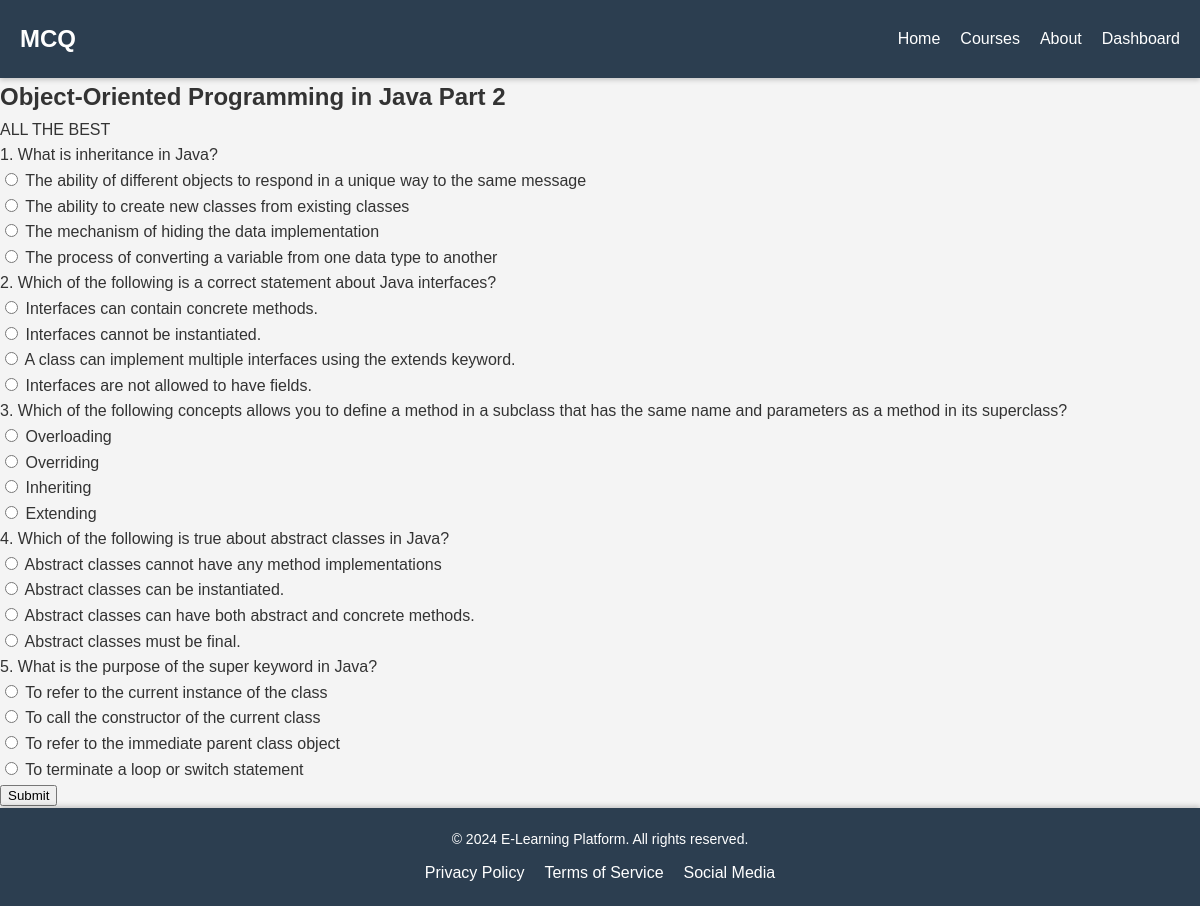
/quiz/3/, run on the app's committed database.
### main/models.py (models this page shows, shortened)
class Quiz(models.Model):
    course = models.ForeignKey(Course, on_delete=models.CASCADE)
    chapter = models.ForeignKey(Chapter, on_delete=models.CASCADE)
    title = models.CharField(max_length=200)
    description = models.TextField()

class Chapter(models.Model):
    course = models.ForeignKey(Course, related_name='chapters', on_delete=models.CASCADE)
    title = models.CharField(max_length=200)
    youtube_url = models.URLField()

class Question(models.Model):
    quiz = models.ForeignKey(Quiz, on_delete=models.CASCADE)
    question_text = models.CharField(max_length=200)
    option1 = models.CharField(max_length=100)
    option2 = models.CharField(max_length=100)
    option3 = models.CharField(max_length=100)
    option4 = models.CharField(max_length=100)
    CORRECT_OPTION_CHOICES = [
        (1, 'Option 1'),
        (2, 'Option 2'),
        (3, 'Option 3'),
        (4, 'Option 4'),
    ]
    correct_option = models.IntegerField(choices=CORRECT_OPTION_CHOICES)

### main/views.py (the view, shortened to what this page needs)
# urls.py: path('quiz/<int:chapter_id>/', views.quiz_view, name='quiz'),
def quiz_view(request, chapter_id):
    chapter = get_object_or_404(Chapter, id=chapter_id)
    quiz = get_object_or_404(Quiz, chapter=chapter)
    questions = Question.objects.filter(quiz=quiz)
    context = {
        'chapter': chapter,
        'quiz': quiz,
        'questions': questions,
    }
    return render(request, 'main/quiz.html', context)

### main/templates/main/quiz.html (shortened to what this page needs)
<!DOCTYPE html>
<html lang="en">
<head>
    {% load static %}
    <link rel="stylesheet" href="{% static 'main/styles.css' %}">
</head>
<body>
    <header>
        <h1>{{ quiz.title }}</h1>
        <nav>
            <ul>
                <li><a href="{% url 'home' %}">Home</a></li>
                <li><a href="{% url 'course_list' %}">Courses</a></li>
                <li><a href="{% url 'about' %}">About</a></li>
                <li><a href="{% url 'dashboard' %}">Dashboard</a></li>
            </ul>
        </nav>
    </header>
    <section class="quiz">
        <h2>{{ chapter.title }}</h2>
        <p>{{ quiz.description }}</p>
        <form method="post" action="">
            {% for question in questions %}
                <div class="question">
                    <p>{{ forloop.counter }}. {{ question.question_text }}</p>
                    <input type="radio" id="option1-{{ question.id }}" name="question-{{ question.id }}" value="{{ question.option1 }}">
                    <label for="option1-{{ question.id }}">{{ question.option1 }}</label><br>
                    <input type="radio" id="option2-{{ question.id }}" name="question-{{ question.id }}" value="{{ question.option2 }}">
                    <label for="option2-{{ question.id }}">{{ question.option2 }}</label><br>
                    <input type="radio" id="option3-{{ question.id }}" name="question-{{ question.id }}" value="{{ question.option3 }}">
                    <label for="option3-{{ question.id }}">{{ question.option3 }}</label><br>
                    <input type="radio" id="option4-{{ question.id }}" name="question-{{ question.id }}" value="{{ question.option4 }}">
                    <label for="option4-{{ question.id }}">{{ question.option4 }}</label><br>
                </div>
            {% endfor %}
            <button type="submit">Submit</button>
        </form>
    </section>
    <footer>
        <p>&copy; 2024 E-Learning Platform. All rights reserved.</p>
        <ul>
            <li><a href="#">Privacy Policy</a></li>
            <li><a href="#">Terms of Service</a></li>
            <li><a href="#">Social Media</a></li>
        </ul>
    </footer>
</body>
</html>

### main/static/main/styles.css (style rules this page uses)
body, h1, h2, h3, h4, p, ul, li, a { margin: 0; padding: 0; box-sizing: border-box; }
body { font-family: Arial, sans-serif; background-color: #f4f4f4; color: #333; line-height: 1.6; }
header { background-color: #2c3e50; color: #fff; padding: 20px; display: flex; justify-content: space-between; align-items: center; position: sticky; top: 0; z-index: 1000; box-shadow: 0 2px 5px rgba(0, 0, 0, 0.2); }
header h1 { font-size: 24px; font-weight: 700; }
nav ul { list-style-type: none; display: flex; gap: 20px; }
nav a { color: #fff; text-decoration: none; font-weight: 500; transition: color 0.3s; }
footer { background-color: #2c3e50; color: #fff; text-align: center; padding: 20px 0; position: relative; bottom: 0; width: 100%; box-shadow: 0 -2px 5px rgba(0, 0, 0, 0.2); }
footer p { margin-bottom: 10px; font-size: 14px; }
footer ul { list-style-type: none; display: flex; justify-content: center; gap: 20px; }
footer a { color: #fff; text-decoration: none; transition: color 0.3s; }

### data on the page
Quiz: title "MCQ", description "ALL THE BEST"
Chapter: title "Object-Oriented Programming in Java Part 2"
Question: question_text "What is inheritance in Java?", option1 "The ability of different objects to respond in a unique way to the same message", option2 "The ability to create new classes from existing classes", option3 "The mechanism of hiding the data implementation", option4 "The process of converting a variable from one data type to another"
Question: question_text "Which of the following is a correct statement about Java interfaces?", option1 "Interfaces can contain concrete methods.", option2 "Interfaces cannot be instantiated.", option3 "A class can implement multiple interfaces using the extends keyword.", option4 "Interfaces are not allowed to have fields."
Question: question_text "Which of the following concepts allows you to define a method in a subclass that has the same name and parameters as a method in its superclass?", option1 "Overloading", option2 "Overriding", option3 "Inheriting", option4 "Extending"
Question: question_text "Which of the following is true about abstract classes in Java?", option1 "Abstract classes cannot have any method implementations", option2 "Abstract classes can be instantiated.", option3 "Abstract classes can have both abstract and concrete methods.", option4 "Abstract classes must be final."
Question: question_text "What is the purpose of the super keyword in Java?", option1 "To refer to the current instance of the class", option2 "To call the constructor of the current class", option3 "To refer to the immediate parent class object", option4 "To terminate a loop or switch statement"
